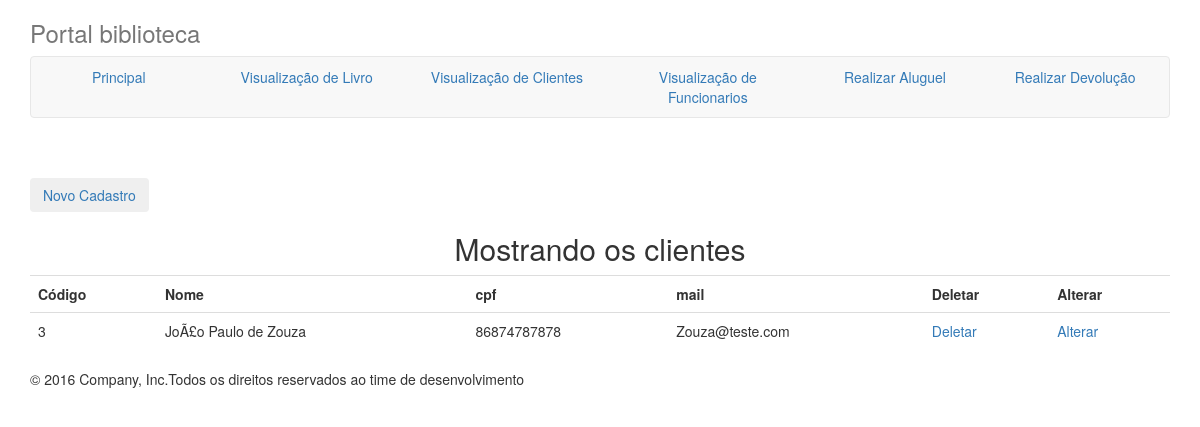
The app's page /visualizacao/visualizacaoCliente.php, older data.
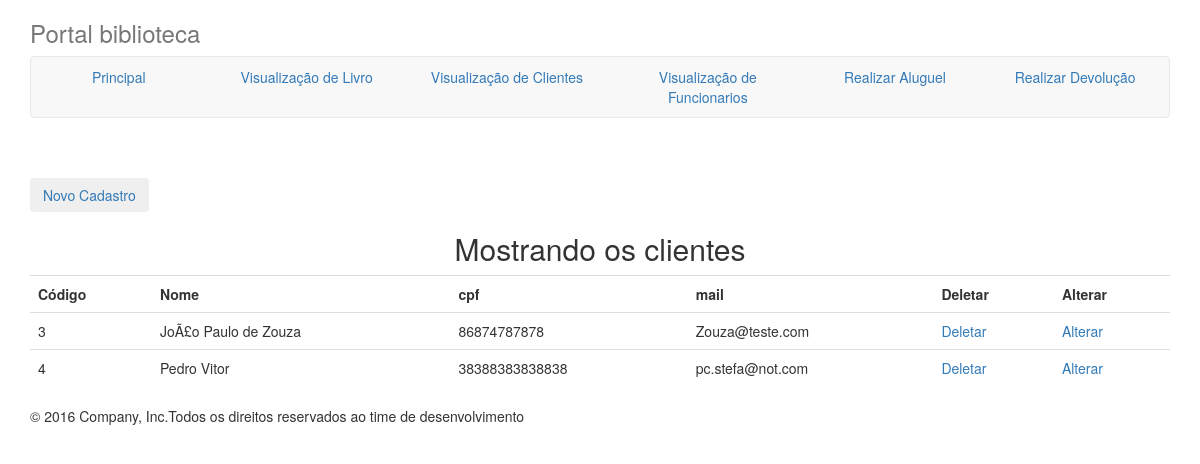
The same page, newer data.
### tables this page shows
CREATE TABLE IF NOT EXISTS `client` (
  `name` varchar(100) NOT NULL,
  `phone` varchar(100) NOT NULL,
  `mail` varchar(100) NOT NULL,
  `cpf` varchar(100) NOT NULL,
  `address` varchar(100) NOT NULL,
  `rentCount` int(11) NOT NULL,
  `id` bigint(20) unsigned NOT NULL AUTO_INCREMENT,
  UNIQUE KEY `is` (`id`)
);

### visualizacao/visualizacaoCliente.php (the view, shortened to what this page needs)
<!doctype html>
<html>
<head>
<link rel="stylesheet" href="../css/bootstrap.css">
</head>
<body>
<div class="container">
      <div class="masthead">
        <h3 class="text-muted">Portal biblioteca</h3>
        <nav class="navbar navbar-default">
          <ul class="nav nav-justified">
			<li class="active"><a href="../index.php">Principal</a></li>
            <li><a href="visualizacaoLivro.php">Visualização de Livro</a></li>
            <li><a href="visualizacaoCliente.php">Visualização de Clientes</a></li>
            <li><a href="visualizacaoFuncionario.php">Visualização de Funcionarios</a></li>
            <li><a href="../cadastro/aluguel.php">Realizar Aluguel</a></li>
			<li><a href="../cadastro/devolucao.php">Realizar Devolução</a></li>
          </ul>
        </nav>
      </div>
      <div>
	  <br><br>
	  <a href="../cadastro/cadastroCliente.php"><button type="button"  class="btn">Novo Cadastro</button></a>
	  <?php
			$resultado=mysql_query("Select * from client order by id") or die ("Não é possível consultar clientes.");
				print("<center><h2>Mostrando os clientes</h2>");
				print("<table class='display table' width='90%'>");
				print("<tr><td><b>Código</td>");
				print("<td><b>Nome</td>");
				print("<td><b>cpf</td>");
				print("<td><b>mail</td>");
				print("<td><b>Deletar</td><td><b>Alterar</td></tr>");
			while ($linha=mysql_fetch_array($resultado))
			{
			$id=$linha["id"];
			$name=$linha["name"];
			$cpf=$linha["cpf"];
			$mail=$linha["mail"];
			print("<tr><td>$id</td>");
			print("<td>$name</td>");
			print("<td>$cpf</td>");
			print("<td>$mail</td>");
			 print("<td><a href='../trafegoDados/deletaCliente.php? cod=$id'>Deletar</a></td>");
			 print("<td><a href='../trafegoDados/alteraCliente.php? cod=$id'>Alterar</a></td></tr>");
			 }
			print("</table></center>");
?>
	  </div>
      <footer class="footer">
        <p>&copy; 2016 Company, Inc.Todos os direitos reservados ao time de desenvolvimento</p>
      </footer>
    </div>
</body>
</html>

Row changes from the older to the newer data that the page shows:
added client: id "4", name "Pedro Vitor", cpf "38388383838838", mail "pc.stefa@not.com"
